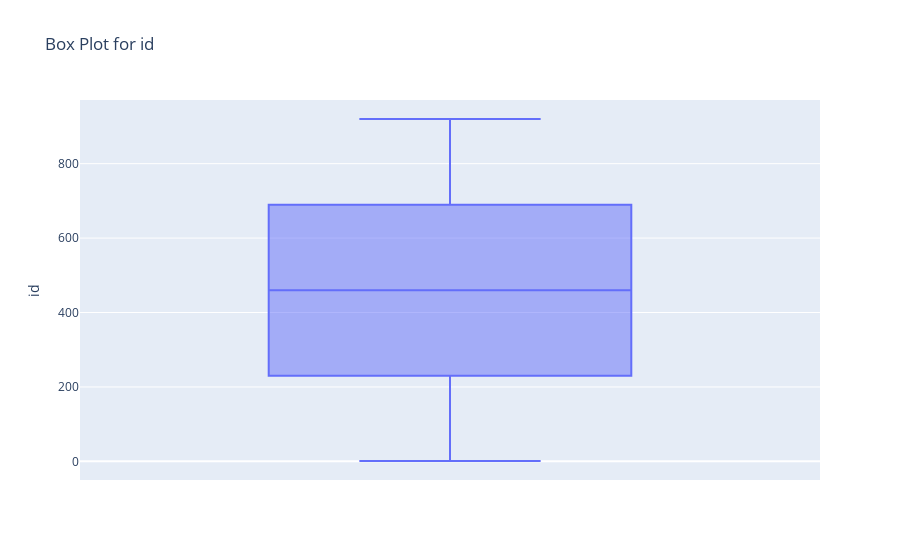
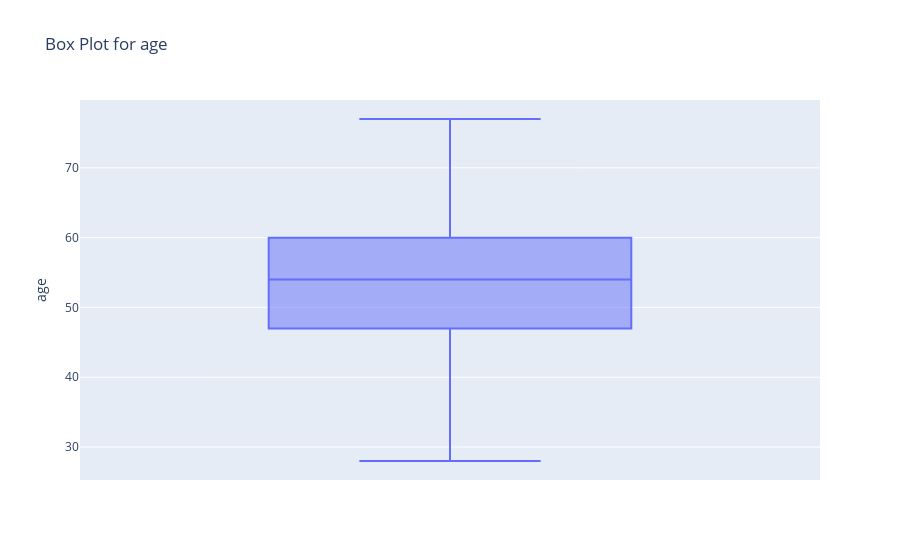
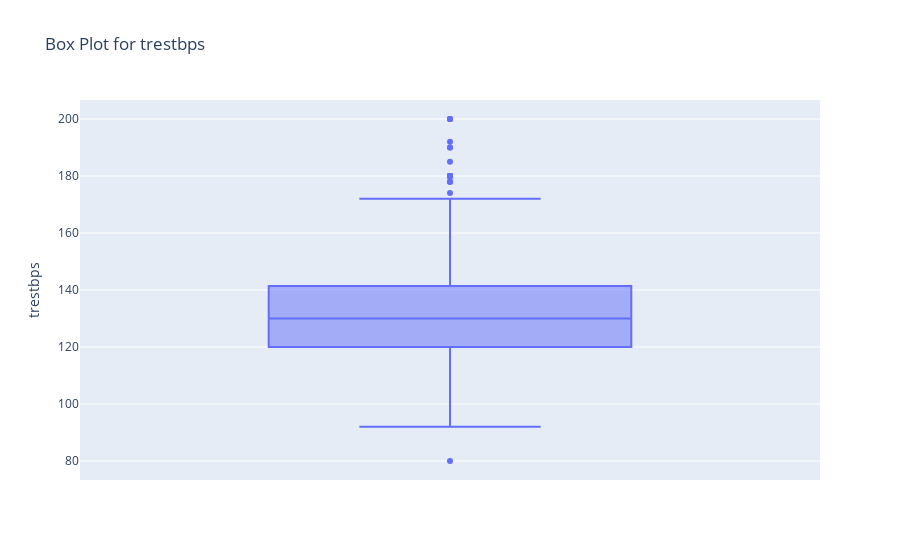
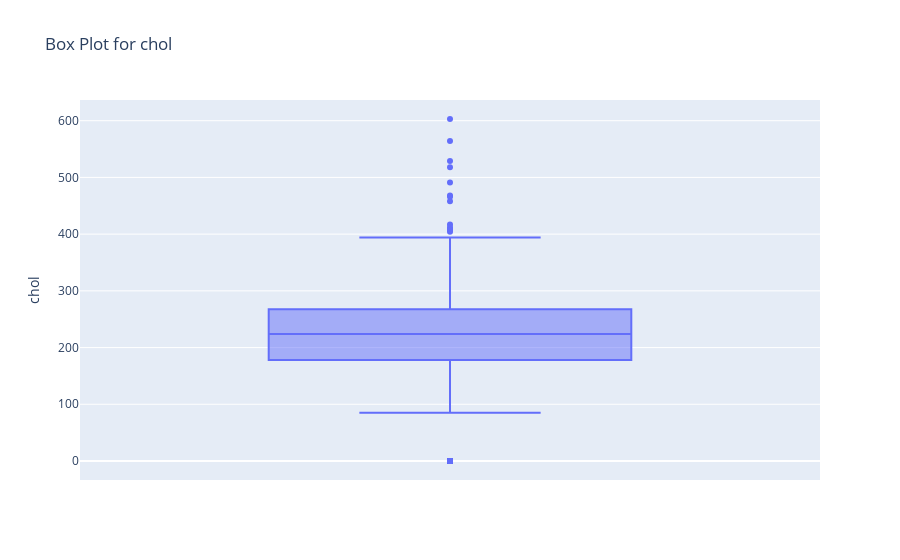

The code cell stored with these charts, in order, in its notebook:
### Markdown cell above
### Dealing with Outliers

### Code cell
import plotly.express as px

# create box plots for all numeric columns using for loop and subplot
numeric_columns = df.select_dtypes(include=['number']).columns

# Create box plots for all numeric columns using a for loop
for column in numeric_columns:
    fig = px.box(df, y=column, title=f'Box Plot for {column}')
    fig.show()

### Figure 1 — Plotly figure (JSON) as saved in the notebook; plotly's stock layout.template omitted (floating-point values rounded to 4 significant figures; data arrays with more than 128 entries replaced by an {"elided": "..."} marker saying what was removed)
{"data": [{"alignmentgroup": "True", "hovertemplate": "id=%{y}<extra></extra>", "legendgroup": "", "marker": {"color": "#636efa"}, "name": "", "notched": false, "offsetgroup": "", "orientation": "v", "showlegend": false, "type": "box", "x0": " ", "xaxis": "x", "y": {"elided": "919 int values"}, "y0": " ", "yaxis": "y"}], "layout": {"boxmode": "group", "legend": {"tracegroupgap": 0}, "title": {"text": "Box Plot for id"}, "xaxis": {"anchor": "y", "domain": [0, 1]}, "yaxis": {"anchor": "x", "domain": [0, 1], "title": {"text": "id"}}}}

### Figure 2 — Plotly figure (JSON) as saved in the notebook; plotly's stock layout.template omitted (floating-point values rounded to 4 significant figures; data arrays with more than 128 entries replaced by an {"elided": "..."} marker saying what was removed)
{"data": [{"alignmentgroup": "True", "hovertemplate": "age=%{y}<extra></extra>", "legendgroup": "", "marker": {"color": "#636efa"}, "name": "", "notched": false, "offsetgroup": "", "orientation": "v", "showlegend": false, "type": "box", "x0": " ", "xaxis": "x", "y": {"elided": "919 int values"}, "y0": " ", "yaxis": "y"}], "layout": {"boxmode": "group", "legend": {"tracegroupgap": 0}, "title": {"text": "Box Plot for age"}, "xaxis": {"anchor": "y", "domain": [0, 1]}, "yaxis": {"anchor": "x", "domain": [0, 1], "title": {"text": "age"}}}}

### Figure 3 — Plotly figure (JSON) as saved in the notebook; plotly's stock layout.template omitted (floating-point values rounded to 4 significant figures; data arrays with more than 128 entries replaced by an {"elided": "..."} marker saying what was removed)
{"data": [{"alignmentgroup": "True", "hovertemplate": "trestbps=%{y}<extra></extra>", "legendgroup": "", "marker": {"color": "#636efa"}, "name": "", "notched": false, "offsetgroup": "", "orientation": "v", "showlegend": false, "type": "box", "x0": " ", "xaxis": "x", "y": {"elided": "919 float values"}, "y0": " ", "yaxis": "y"}], "layout": {"boxmode": "group", "legend": {"tracegroupgap": 0}, "title": {"text": "Box Plot for trestbps"}, "xaxis": {"anchor": "y", "domain": [0, 1]}, "yaxis": {"anchor": "x", "domain": [0, 1], "title": {"text": "trestbps"}}}}

### Figure 4 — Plotly figure (JSON) as saved in the notebook; plotly's stock layout.template omitted (floating-point values rounded to 4 significant figures; data arrays with more than 128 entries replaced by an {"elided": "..."} marker saying what was removed)
{"data": [{"alignmentgroup": "True", "hovertemplate": "chol=%{y}<extra></extra>", "legendgroup": "", "marker": {"color": "#636efa"}, "name": "", "notched": false, "offsetgroup": "", "orientation": "v", "showlegend": false, "type": "box", "x0": " ", "xaxis": "x", "y": {"elided": "919 float values"}, "y0": " ", "yaxis": "y"}], "layout": {"boxmode": "group", "legend": {"tracegroupgap": 0}, "title": {"text": "Box Plot for chol"}, "xaxis": {"anchor": "y", "domain": [0, 1]}, "yaxis": {"anchor": "x", "domain": [0, 1], "title": {"text": "chol"}}}}
